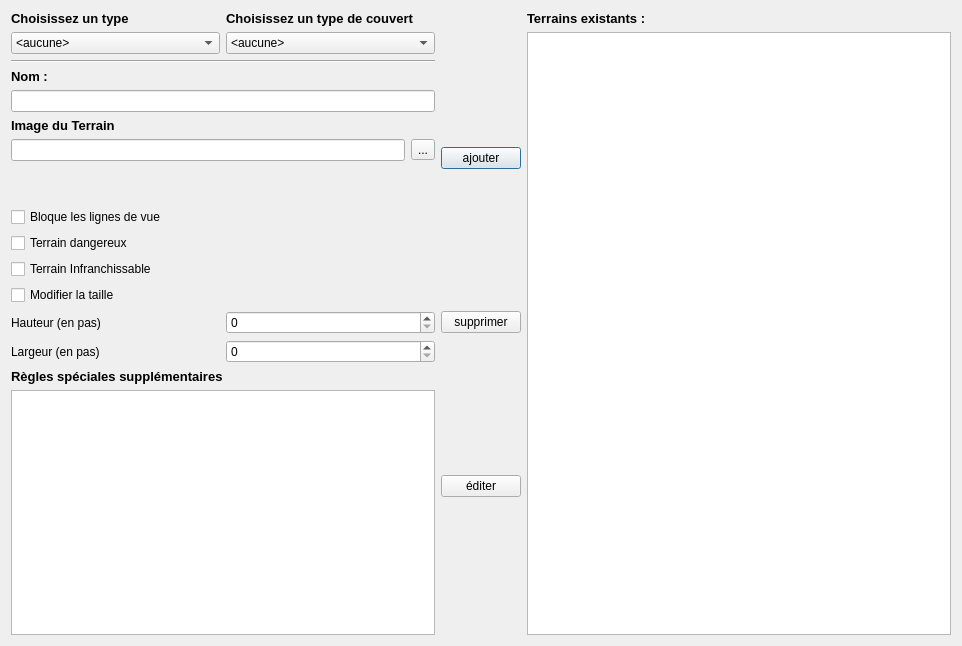
<?xml version="1.0" encoding="UTF-8"?>
<ui version="4.0">
 <class>TerrainWindow</class>
 <widget class="QDialog" name="TerrainWindow">
  <property name="geometry">
   <rect>
    <x>0</x>
    <y>0</y>
    <width>962</width>
    <height>646</height>
   </rect>
  </property>
  <property name="windowTitle">
   <string>Décors</string>
  </property>
  <layout class="QHBoxLayout" name="horizontalLayout_5">
   <item>
    <layout class="QHBoxLayout" name="horizontalLayout_4">
     <item>
      <layout class="QVBoxLayout" name="verticalLayout_5">
       <item>
        <layout class="QHBoxLayout" name="horizontalLayout_3">
         <item>
          <layout class="QVBoxLayout" name="verticalLayout">
           <item>
            <widget class="QLabel" name="label">
             <property name="sizePolicy">
              <sizepolicy hsizetype="Minimum" vsizetype="Minimum">
               <horstretch>0</horstretch>
               <verstretch>0</verstretch>
              </sizepolicy>
             </property>
             <property name="font">
              <font>
               <pointsize>10</pointsize>
               <weight>75</weight>
               <bold>true</bold>
              </font>
             </property>
             <property name="text">
              <string>Choisissez un type</string>
             </property>
            </widget>
           </item>
           <item>
            <widget class="QComboBox" name="comboType">
             <item>
              <property name="text">
               <string>&lt;aucune&gt;</string>
              </property>
             </item>
             <item>
              <property name="text">
               <string>Forêt</string>
              </property>
             </item>
             <item>
              <property name="text">
               <string>Rivière</string>
              </property>
             </item>
             <item>
              <property name="text">
               <string>Obstacle</string>
              </property>
             </item>
             <item>
              <property name="text">
               <string>Bâtiment</string>
              </property>
             </item>
             <item>
              <property name="text">
               <string>Colline</string>
              </property>
             </item>
             <item>
              <property name="text">
               <string>Falaise</string>
              </property>
             </item>
             <item>
              <property name="text">
               <string>Marécage</string>
              </property>
             </item>
             <item>
              <property name="text">
               <string>Autre</string>
              </property>
             </item>
            </widget>
           </item>
          </layout>
         </item>
         <item>
          <layout class="QVBoxLayout" name="verticalLayout_3">
           <item>
            <widget class="QLabel" name="label_4">
             <property name="sizePolicy">
              <sizepolicy hsizetype="Minimum" vsizetype="Minimum">
               <horstretch>0</horstretch>
               <verstretch>0</verstretch>
              </sizepolicy>
             </property>
             <property name="font">
              <font>
               <pointsize>10</pointsize>
               <weight>75</weight>
               <bold>true</bold>
              </font>
             </property>
             <property name="text">
              <string>Choisissez un type de couvert</string>
             </property>
            </widget>
           </item>
           <item>
            <widget class="QComboBox" name="comboCover">
             <item>
              <property name="text">
               <string>&lt;aucune&gt;</string>
              </property>
             </item>
             <item>
              <property name="text">
               <string>Pas de couvert</string>
              </property>
             </item>
             <item>
              <property name="text">
               <string>Couvert Léger</string>
              </property>
             </item>
             <item>
              <property name="text">
               <string>Couvert Lourd</string>
              </property>
             </item>
            </widget>
           </item>
          </layout>
         </item>
        </layout>
       </item>
       <item>
        <layout class="QVBoxLayout" name="verticalLayout_4">
         <item>
          <widget class="Line" name="line_2">
           <property name="orientation">
            <enum>Qt::Horizontal</enum>
           </property>
          </widget>
         </item>
         <item>
          <widget class="QLabel" name="label_3">
           <property name="font">
            <font>
             <pointsize>10</pointsize>
             <weight>75</weight>
             <bold>true</bold>
            </font>
           </property>
           <property name="text">
            <string>Nom : </string>
           </property>
          </widget>
         </item>
         <item>
          <widget class="QLineEdit" name="lineEditName">
           <property name="sizePolicy">
            <sizepolicy hsizetype="Minimum" vsizetype="Fixed">
             <horstretch>0</horstretch>
             <verstretch>0</verstretch>
            </sizepolicy>
           </property>
          </widget>
         </item>
         <item>
          <layout class="QHBoxLayout" name="horizontalLayout_19">
           <item>
            <layout class="QVBoxLayout" name="verticalLayout_8">
             <item>
              <widget class="QLabel" name="label_22">
               <property name="font">
                <font>
                 <pointsize>10</pointsize>
                 <weight>75</weight>
                 <bold>true</bold>
                </font>
               </property>
               <property name="text">
                <string>Image du Terrain</string>
               </property>
              </widget>
             </item>
             <item>
              <layout class="QHBoxLayout" name="horizontalLayout_16">
               <item>
                <widget class="QLineEdit" name="lineEditImage"/>
               </item>
               <item>
                <widget class="QToolButton" name="toolButtonImage">
                 <property name="text">
                  <string>...</string>
                 </property>
                </widget>
               </item>
              </layout>
             </item>
             <item>
              <spacer name="verticalSpacer">
               <property name="orientation">
                <enum>Qt::Vertical</enum>
               </property>
               <property name="sizeType">
                <enum>QSizePolicy::Minimum</enum>
               </property>
               <property name="sizeHint" stdset="0">
                <size>
                 <width>20</width>
                 <height>40</height>
                </size>
               </property>
              </spacer>
             </item>
            </layout>
           </item>
          </layout>
         </item>
         <item>
          <widget class="QCheckBox" name="checkBoxSight">
           <property name="text">
            <string>Bloque les lignes de vue</string>
           </property>
          </widget>
         </item>
         <item>
          <widget class="QCheckBox" name="checkBoxDangerous">
           <property name="text">
            <string>Terrain dangereux</string>
           </property>
          </widget>
         </item>
         <item>
          <widget class="QCheckBox" name="checkBoxUnsurmountable">
           <property name="text">
            <string>Terrain Infranchissable</string>
           </property>
          </widget>
         </item>
         <item>
          <widget class="QCheckBox" name="checkBox">
           <property name="text">
            <string>Modifier la taille</string>
           </property>
          </widget>
         </item>
         <item>
          <layout class="QHBoxLayout" name="horizontalLayout_2">
           <item>
            <widget class="QLabel" name="label_5">
             <property name="text">
              <string>Hauteur (en pas)</string>
             </property>
            </widget>
           </item>
           <item>
            <widget class="QSpinBox" name="spinBox"/>
           </item>
          </layout>
         </item>
         <item>
          <layout class="QHBoxLayout" name="horizontalLayout">
           <item>
            <widget class="QLabel" name="label_6">
             <property name="text">
              <string>Largeur (en pas)</string>
             </property>
            </widget>
           </item>
           <item>
            <widget class="QSpinBox" name="spinBox_2"/>
           </item>
          </layout>
         </item>
         <item>
          <layout class="QVBoxLayout" name="verticalLayout_13">
           <item>
            <widget class="QLabel" name="label_15">
             <property name="font">
              <font>
               <pointsize>10</pointsize>
               <weight>75</weight>
               <bold>true</bold>
              </font>
             </property>
             <property name="cursor">
              <cursorShape>WhatsThisCursor</cursorShape>
             </property>
             <property name="toolTip">
              <string>Ici sont décrites les règles spéciale de la figurine, comme la peur, la terreur, l'immunité à la psychologie...</string>
             </property>
             <property name="text">
              <string>Règles spéciales supplémentaires</string>
             </property>
            </widget>
           </item>
           <item>
            <widget class="QTextEdit" name="textEdit"/>
           </item>
          </layout>
         </item>
        </layout>
       </item>
      </layout>
     </item>
     <item>
      <layout class="QVBoxLayout" name="verticalLayout_7">
       <item>
        <widget class="QPushButton" name="addButton">
         <property name="toolTip">
          <string>Ajoute le régiment en cours d'édition à l'armée.</string>
         </property>
         <property name="text">
          <string>ajouter</string>
         </property>
        </widget>
       </item>
       <item>
        <widget class="QPushButton" name="removeButton">
         <property name="toolTip">
          <string>Retire le régiment sélectionné de l'armée.</string>
         </property>
         <property name="text">
          <string>supprimer</string>
         </property>
        </widget>
       </item>
       <item>
        <widget class="QPushButton" name="editButton">
         <property name="toolTip">
          <string>Permet d'éditer les paramètre du régiment sélectionné dans l'armée.</string>
         </property>
         <property name="text">
          <string>éditer</string>
         </property>
        </widget>
       </item>
      </layout>
     </item>
     <item>
      <layout class="QVBoxLayout" name="verticalLayout_2">
       <item>
        <widget class="QLabel" name="label_2">
         <property name="sizePolicy">
          <sizepolicy hsizetype="Minimum" vsizetype="Minimum">
           <horstretch>0</horstretch>
           <verstretch>0</verstretch>
          </sizepolicy>
         </property>
         <property name="font">
          <font>
           <pointsize>10</pointsize>
           <weight>75</weight>
           <bold>true</bold>
          </font>
         </property>
         <property name="text">
          <string>Terrains existants :</string>
         </property>
        </widget>
       </item>
       <item>
        <widget class="QTreeView" name="treeViewExistingTerrains"/>
       </item>
      </layout>
     </item>
    </layout>
   </item>
  </layout>
 </widget>
 <resources/>
 <connections/>
</ui>
